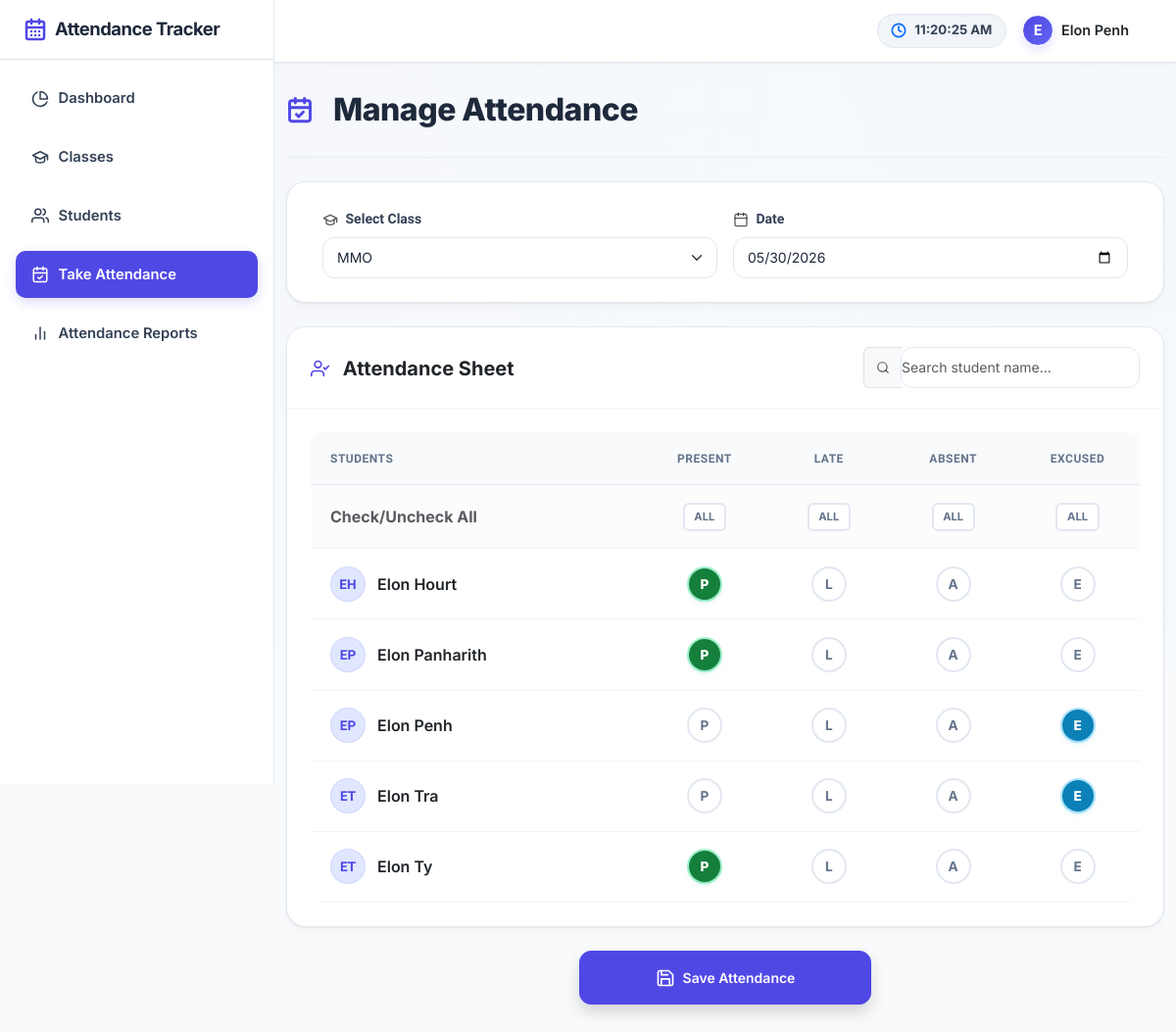
Page /?page=attendance&class_id=4&class_date=2026-05-30 (signed in) on the committed database.
### tables this page shows
CREATE TABLE `attendance_tbl` (
  `id` int NOT NULL AUTO_INCREMENT,
  `student_id` int NOT NULL,
  `class_date` date NOT NULL,
  `status` tinyint(1) NOT NULL COMMENT '1 = Present, 2 = Late, 3 = Absent, 4 = Holiday',
  `created_at` datetime NOT NULL DEFAULT CURRENT_TIMESTAMP,
  `updated_at` datetime DEFAULT NULL ON UPDATE CURRENT_TIMESTAMP,
  PRIMARY KEY (`id`),
  KEY `student_id_fk` (`student_id`),
  CONSTRAINT `student_id_fk` FOREIGN KEY (`student_id`) REFERENCES `students_tbl` (`id`) ON DELETE CASCADE
);

CREATE TABLE `students_tbl` (
  `id` int NOT NULL AUTO_INCREMENT,
  `class_id` int NOT NULL,
  `name` text NOT NULL,
  `created_at` datetime NOT NULL DEFAULT CURRENT_TIMESTAMP,
  `updated_at` datetime DEFAULT NULL ON UPDATE CURRENT_TIMESTAMP,
  PRIMARY KEY (`id`),
  KEY `class_id_fk` (`class_id`),
  CONSTRAINT `class_id_fk` FOREIGN KEY (`class_id`) REFERENCES `class_tbl` (`id`) ON DELETE CASCADE
);

### classes/actions.class.php (called while the page is built, shortened)
<?php
class Actions {
    private $conn;
    function __construct(){
        require_once(realpath(__DIR__.'/../db-connect.php'));
        $this->conn = $conn;
        $this->init_db();
    }
    private function init_db(){
        $this->conn->query("CREATE TABLE IF NOT EXISTS `users_tbl` (
          `id` int NOT NULL AUTO_INCREMENT,
          `username` varchar(50) NOT NULL UNIQUE,
          `password` text NOT NULL,
          `fullname` varchar(100) NOT NULL,
          `role` varchar(20) NOT NULL DEFAULT 'teacher',
          `created_at` datetime NOT NULL DEFAULT CURRENT_TIMESTAMP,
          `updated_at` datetime DEFAULT NULL ON UPDATE CURRENT_TIMESTAMP,
          PRIMARY KEY (`id`)
        ) ENGINE=InnoDB DEFAULT CHARSET=utf8mb4 COLLATE=utf8mb4_general_ci;");
        $cols = $this->conn->query("SHOW COLUMNS FROM `users_tbl` LIKE 'avatar'");
        $check = $this->conn->query("SELECT id FROM `users_tbl` LIMIT 1");
    }
    public function list_class(){
        $sql = "SELECT * FROM `class_tbl` order by name asc";
        $qry = $this->conn->query($sql);
        return $qry ? $qry->fetch_all(MYSQLI_ASSOC) : [];
    }
    public function attendanceStudents($class_id, $class_date){
        $sql = "SELECT s.*, a.status FROM `students_tbl` s LEFT JOIN `attendance_tbl` a ON s.id = a.student_id AND a.class_date = '{$class_date}' WHERE s.class_id = '{$class_id}' ORDER BY s.name ASC";
        $qry = $this->conn->query($sql);
        return $qry ? $qry->fetch_all(MYSQLI_ASSOC) : [];
    }
}

### pages/attendance.php (the view, shortened to what this page needs)
<div class="page-title mb-3">
    <span class="align-middle">Manage Attendance</span>
</div>
<hr>
<?php
$classList = $actionClass->list_class();
$class_id = $_GET['class_id'] ?? "";
$class_date = $_GET['class_date'] ?? "";
$studentList = $actionClass->attendanceStudents($class_id, $class_date);
if (!function_exists('getInitials')) {
    function getInitials($name) {
        $words = explode(" ", $name);
        $initials = "";
        foreach ($words as $w) {
            if (!empty($w)) {
                $initials .= mb_substr($w, 0, 1, 'UTF-8');
            }
        }
        return mb_substr($initials, 0, 2, 'UTF-8');
    }
}
?>
<form action="" id="manage-attendance">
    <div class="row justify-content-center">
        <div class="col-lg-12 col-md-12 col-sm-12 col-12">
            <div class="card mb-4">
                <div class="card-body">
                    <div class="container-fluid">
                        <div class="row align-items-end g-3">
                            <div class="col-lg-6 col-md-6 col-sm-12 col-12">
                                <label for="class_id" class="form-label">
                                    <svg xmlns="http://www.w3.org/2000/svg" viewBox="0 0 24 24" width="16" height="16" fill="none" stroke="currentColor" stroke-width="2" stroke-linecap="round" stroke-linejoin="round" class="text-muted me-1"><path d="M22 10v6M2 10l10-5 10 5-10 5z"></path><path d="M6 12v5c0 2 2 3 6 3s6-1 6-3v-5"></path></svg>
                                    Select Class
                                </label>
                                <select name="class_id" id="class_id" class="form-select" required="required">
                                    <?php if(!empty($classList) && is_array($classList)): ?>
                                    <?php foreach($classList as $row): ?>
                                        <option value="<?= $row['id'] ?>" <?= (isset($class_id) && $class_id == $row['id']) ? "selected" : "" ?>><?= $row['name'] ?></option>
                                    <?php endforeach; ?>
                                    <?php endif; ?>
                                </select>
                            </div>
                            <div class="col-lg-6 col-md-6 col-sm-12 col-12">
                                <label for="class_date" class="form-label">
                                    Date
                                </label>
                                <input type="date" name="class_date" id="class_date" class="form-control" value="<?= $class_date ?? '' ?>" required="required">
                            </div>
                        </div>
                    </div>
                </div>
            </div>
            <?php if(!empty($class_id) && !empty($class_date)): ?>
            <div class="card mb-4">
                <div class="card-header bg-transparent py-3">
                    <div class="d-flex align-items-center justify-content-between flex-wrap gap-2">
                        <div class="h5 mb-0 fw-bold text-dark">
                            <span class="align-middle">Attendance Sheet</span>
                        </div>
                        <div class="col-lg-4 col-md-5 col-sm-6 col-12">
                            <div class="input-group">
                                <span class="input-group-text bg-light border-end-0">
                                    <svg xmlns="http://www.w3.org/2000/svg" viewBox="0 0 24 24" width="14" height="14" fill="none" stroke="currentColor" stroke-width="2" stroke-linecap="round" stroke-linejoin="round" class="text-muted"><circle cx="11" cy="11" r="8"></circle><line x1="21" y1="21" x2="16.65" y2="16.65"></line></svg>
                                </span>
                                <input type="text" id="search-student" class="form-control border-start-0 ps-0" placeholder="Search student name...">
                            </div>
                        </div>
                    </div>
                </div>
                <div class="card-body p-0">
                    <div class="table-responsive border-0">
                        <table id="attendance-tbl" class="table table-hovered">
                            <colgroup>
                                <col width="40%">
                                <col width="15%">
                                <col width="15%">
                                <col width="15%">
                                <col width="15%">
                            </colgroup>
                            <thead>
                                <tr>
                                    <th>Students</th>
                                    <th class="text-center">Present</th>
                                    <th class="text-center">Late</th>
                                    <th class="text-center">Absent</th>
                                    <th class="text-center">Excused</th>
                                </tr>
                            </thead>
                            <tbody>
                                <tr class="bg-light-subtle">
                                    <td class="fw-bold text-muted ps-4">Check/Uncheck All</td>
                                    <td class="text-center">
                                        <div class="checkall-badge-wrapper">
                                            <label class="checkall-badge option-present" for="PCheckAll" title="Mark All Present">
                                                <span>ALL</span>
                                            </label>
                                        </div>
                                    </td>
                                    <td class="text-center">
                                        <div class="checkall-badge-wrapper">
                                            <label class="checkall-badge option-late" for="LCheckAll" title="Mark All Late">
                                                <span>ALL</span>
                                            </label>
                                        </div>
                                    </td>
                                    <td class="text-center">
                                        <div class="checkall-badge-wrapper">
                                            <label class="checkall-badge option-absent" for="ACheckAll" title="Mark All Absent">
                                                <span>ALL</span>
                                            </label>
                                        </div>
                                    </td>
                                    <td class="text-center">
                                        <div class="checkall-badge-wrapper">
                                            <label class="checkall-badge option-excused" for="ECheckAll" title="Mark All Excused">
                                                <span>ALL</span>
                                            </label>
                                        </div>
                                    </td>
                                </tr>
                                <?php if(!empty($studentList) && is_array($studentList)): ?>
                                <?php foreach($studentList as $row): ?>
                                    <tr class="student-row">
                                        <td class="fw-semibold text-dark align-middle">
                                            <div class="d-flex align-items-center">
                                                <div class="student-avatar"><?= getInitials($row['name']) ?></div>
                                                <a href="javascript:void(0)" class="view_profile student-name-text text-dark text-decoration-none hover-primary-text" data-id="<?= $row['id'] ?>"><?= $row['name'] ?></a>
                                            </div>
                                        </td>
                                        <td class="text-center align-middle">
                                            <div class="attendance-options-group">
                                                <label class="att-option option-present" for="status_p_<?= $row['id'] ?>" title="Present">
                                                    <span>P</span>
                                                </label>
                                            </div>
                                        </td>
                                        <td class="text-center align-middle">
                                            <div class="attendance-options-group">
                                                <label class="att-option option-late" for="status_l_<?= $row['id'] ?>" title="Late">
                                                    <span>L</span>
                                                </label>
                                            </div>
                                        </td>
                                        <td class="text-center align-middle">
                                            <div class="attendance-options-group">
                                                <label class="att-option option-absent" for="status_a_<?= $row['id'] ?>" title="Absent">
                                                    <span>A</span>
                                                </label>
                                            </div>
                                        </td>
                                        <td class="text-center align-middle">
                                            <div class="attendance-options-group">
                                                <label class="att-option option-excused" for="status_e_<?= $row['id'] ?>" title="Excused">
                                                    <span>E</span>
                                                </label>
                                            </div>
                                        </td>
                                    </tr>
                                <?php endforeach; ?>
                                <?php endif; ?>
                            </tbody>
                        </table>
                    </div>
                </div>
            </div>
            <div class="d-flex w-100 justify-content-center align-items-center mb-4">
                <div class="col-lg-4 col-md-6 col-sm-12 col-12">
                    <button class="btn btn-primary btn-lg rounded-pill w-100 py-3 shadow d-flex align-items-center justify-content-center gap-2" type="submit">
                        Save Attendance
                    </button>
                </div>
            </div>
            <?php endif; ?>
        </div>
    </div>
</form>

### rows in the picture
attendance_tbl: student.name "EH", student.name "Elon Hourt"
attendance_tbl: student.name "EP", student.name "Elon Panharith"
attendance_tbl: student.name "EP", student.name "Elon Penh"
attendance_tbl: student.name "ET", student.name "Elon Tra"
attendance_tbl: student.name "ET", student.name "Elon Ty"

### other values in the picture
mb_substr($_SESSION['user']['fullname'] ?? 'U', 0, 1, 'UTF-8') "E"
$_SESSION['user']['fullname'] "Elon Penh"
form field class_id "MMO"
